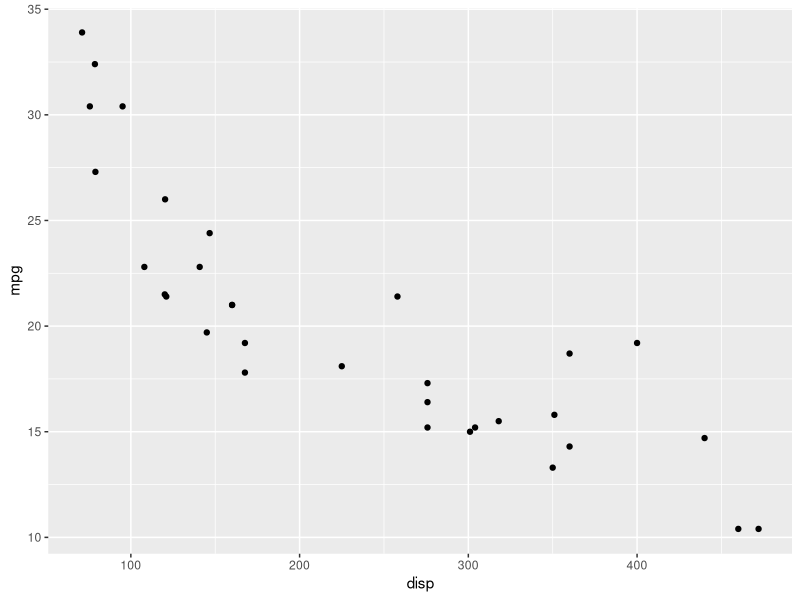
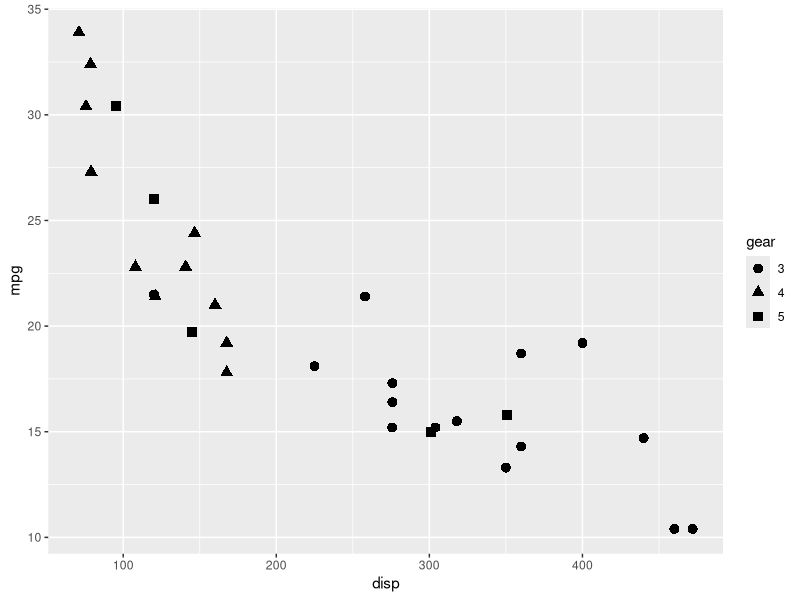
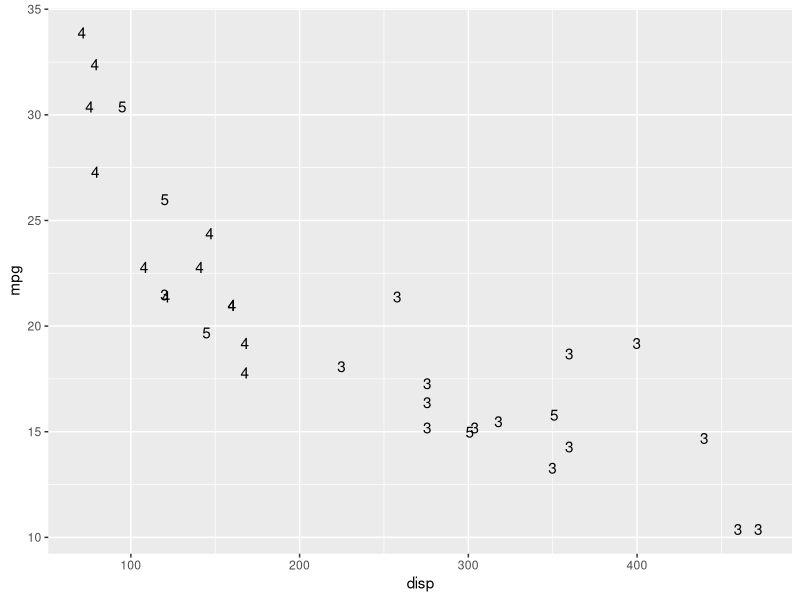
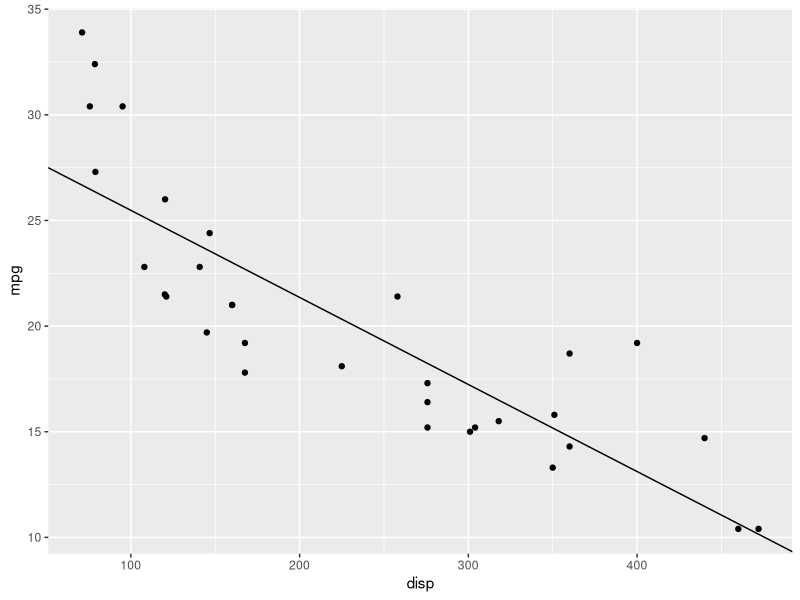
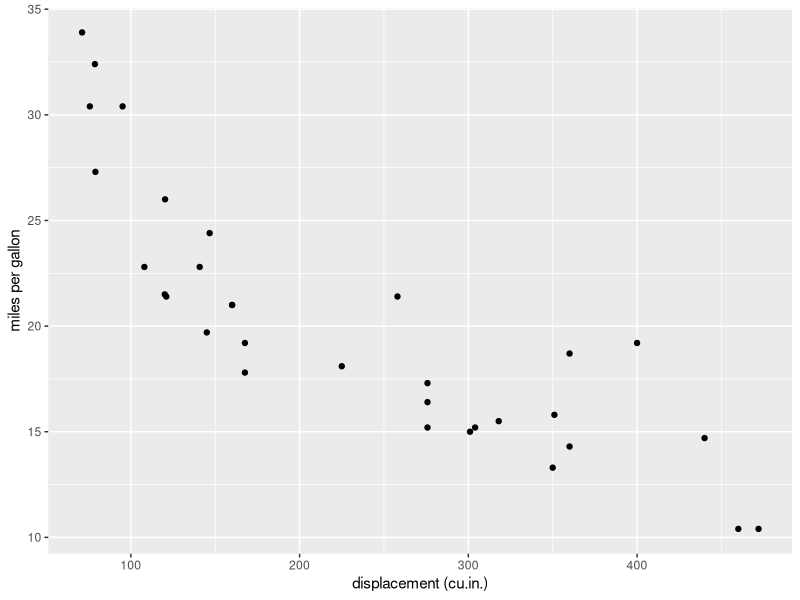
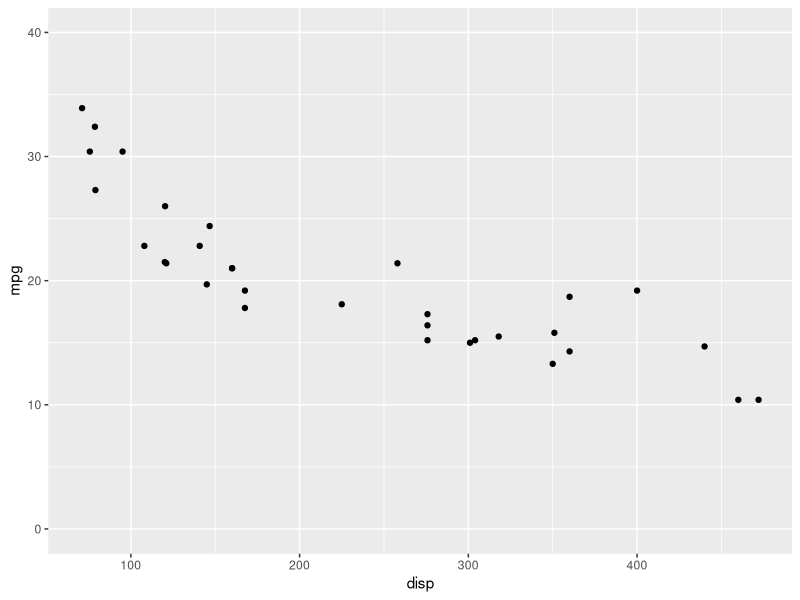
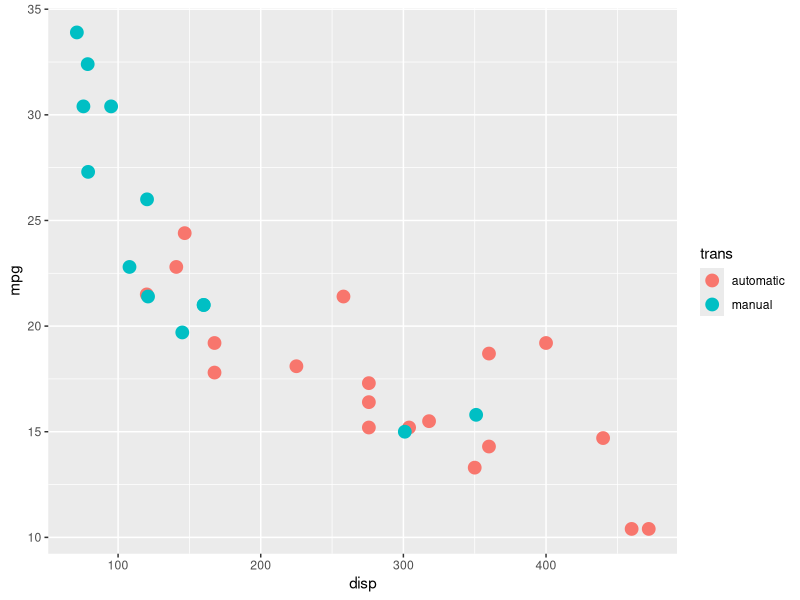
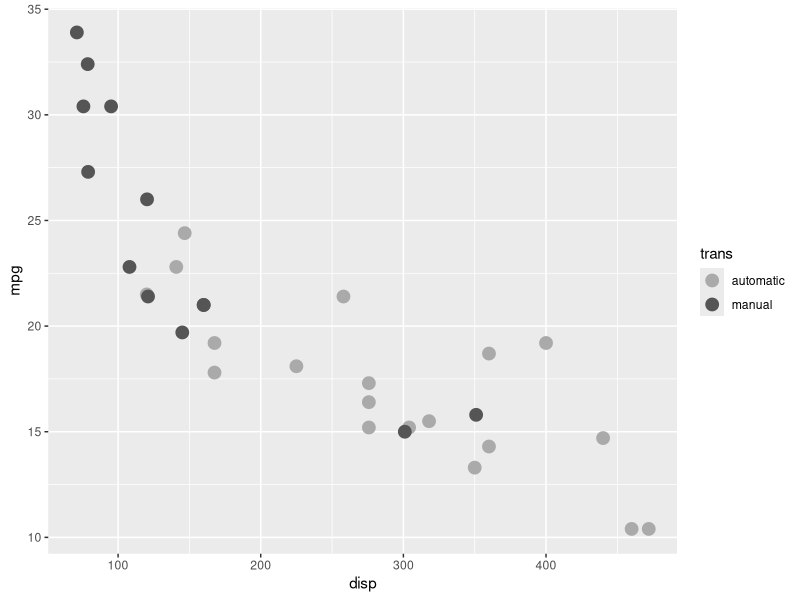

Recreate these plots in R, in order. (Note: this script raises an error after producing the figures.)
## ---- chunk 1
library(ggplot2)
mtcars2 <- mtcars
mtcars2$trans <- factor(mtcars$am,
                        levels=0:1, 
                        labels=c("automatic", "manual"))
mtcars2$gear <- as.factor(mtcars$gear)
p <- ggplot(mtcars2)
## ---- chunk 2
p + geom_point(aes(x=disp, y=mpg))
## ---- chunk 3
p + geom_point(aes(x=disp, y=mpg, shape=gear), size=3)
## ---- chunk 4
p + geom_text(aes(x=disp, y=mpg, label=gear))
## ---- chunk 5
lmcoef <- coef(lm(mpg ~ disp, mtcars2))

p + geom_point(aes(x=disp, y=mpg)) + geom_abline(intercept=lmcoef[1], slope=lmcoef[2])
## ---- chunk 6
p + geom_point(aes(x=disp, y=mpg)) +
  scale_y_continuous(name="miles per gallon") +
  scale_x_continuous(name="displacement (cu.in.)")
## ---- chunk 7
p + geom_point(aes(x=disp, y=mpg)) + scale_y_continuous(limits=c(0, 40))
## ---- chunk 8
p + geom_point(aes(x=disp, y=mpg, color=trans), size=4)
## ---- chunk 9
p + geom_point(aes(x=disp, y=mpg, color=trans), size=4) +
  scale_color_manual(values=c(automatic=gray(2/3), manual=gray(1/3)))
## ---- chunk 10
p + geom_bar(aes(x=trans))
## ---- chunk 11
transCounts <- as.data.frame(table(mtcars2$trans))
transCounts
## ---- chunk 12
ggplot(transCounts) + geom_bar(aes(x=Var1, y=Freq), stat="identity")
## ---- chunk 13
p + geom_smooth(aes(x=disp, y=mpg))
## ---- chunk 14
p + geom_line(aes(x=disp, y=mpg), stat="smooth")
## ---- chunk 15
p + stat_smooth(aes(x=disp, y=mpg))
## ---- chunk 16
p + stat_bin(aes(x=trans))
## ---- chunk 17
p + stat_smooth(aes(x=disp, y=mpg), method="lm")
## ---- chunk 18
p + geom_point(aes(x=disp, y=mpg, shape=trans)) + scale_shape_manual(values=c(1, 3))
## ---- chunk 19
ggplot(mtcars2, aes(x=disp, y=mpg)) + geom_point() +
  stat_smooth(aes(group=trans), method="lm")
